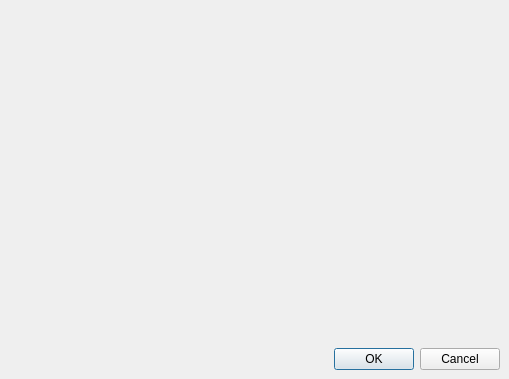
<ui version="4.0" >
 <class>AddNewImageDialog</class>
 <widget class="QDialog" name="AddNewImageDialog" >
  <property name="geometry" >
   <rect>
    <x>0</x>
    <y>0</y>
    <width>509</width>
    <height>379</height>
   </rect>
  </property>
  <property name="windowTitle" >
   <string>Add New Image</string>
  </property>
  <layout class="QVBoxLayout" >
   <property name="margin" >
    <number>9</number>
   </property>
   <property name="spacing" >
    <number>6</number>
   </property>
   <item>
    <widget class="img::PropertiesPage" name="properties_frame" >
     <property name="frameShape" >
      <enum>QFrame::NoFrame</enum>
     </property>
     <property name="frameShadow" >
      <enum>QFrame::Raised</enum>
     </property>
    </widget>
   </item>
   <item>
    <widget class="QDialogButtonBox" name="buttonBox" >
     <property name="orientation" >
      <enum>Qt::Horizontal</enum>
     </property>
     <property name="standardButtons" >
      <set>QDialogButtonBox::Cancel|QDialogButtonBox::NoButton|QDialogButtonBox::Ok</set>
     </property>
    </widget>
   </item>
  </layout>
 </widget>
 <customwidgets>
  <customwidget>
   <class>img::PropertiesPage</class>
   <extends>QFrame</extends>
   <header>imgPropertiesPage.h</header>
  </customwidget>
 </customwidgets>
 <resources/>
 <connections>
  <connection>
   <sender>buttonBox</sender>
   <signal>accepted()</signal>
   <receiver>AddNewImageDialog</receiver>
   <slot>accept()</slot>
   <hints>
    <hint type="sourcelabel" >
     <x>248</x>
     <y>254</y>
    </hint>
    <hint type="destinationlabel" >
     <x>157</x>
     <y>274</y>
    </hint>
   </hints>
  </connection>
  <connection>
   <sender>buttonBox</sender>
   <signal>rejected()</signal>
   <receiver>AddNewImageDialog</receiver>
   <slot>reject()</slot>
   <hints>
    <hint type="sourcelabel" >
     <x>316</x>
     <y>260</y>
    </hint>
    <hint type="destinationlabel" >
     <x>286</x>
     <y>274</y>
    </hint>
   </hints>
  </connection>
 </connections>
</ui>
